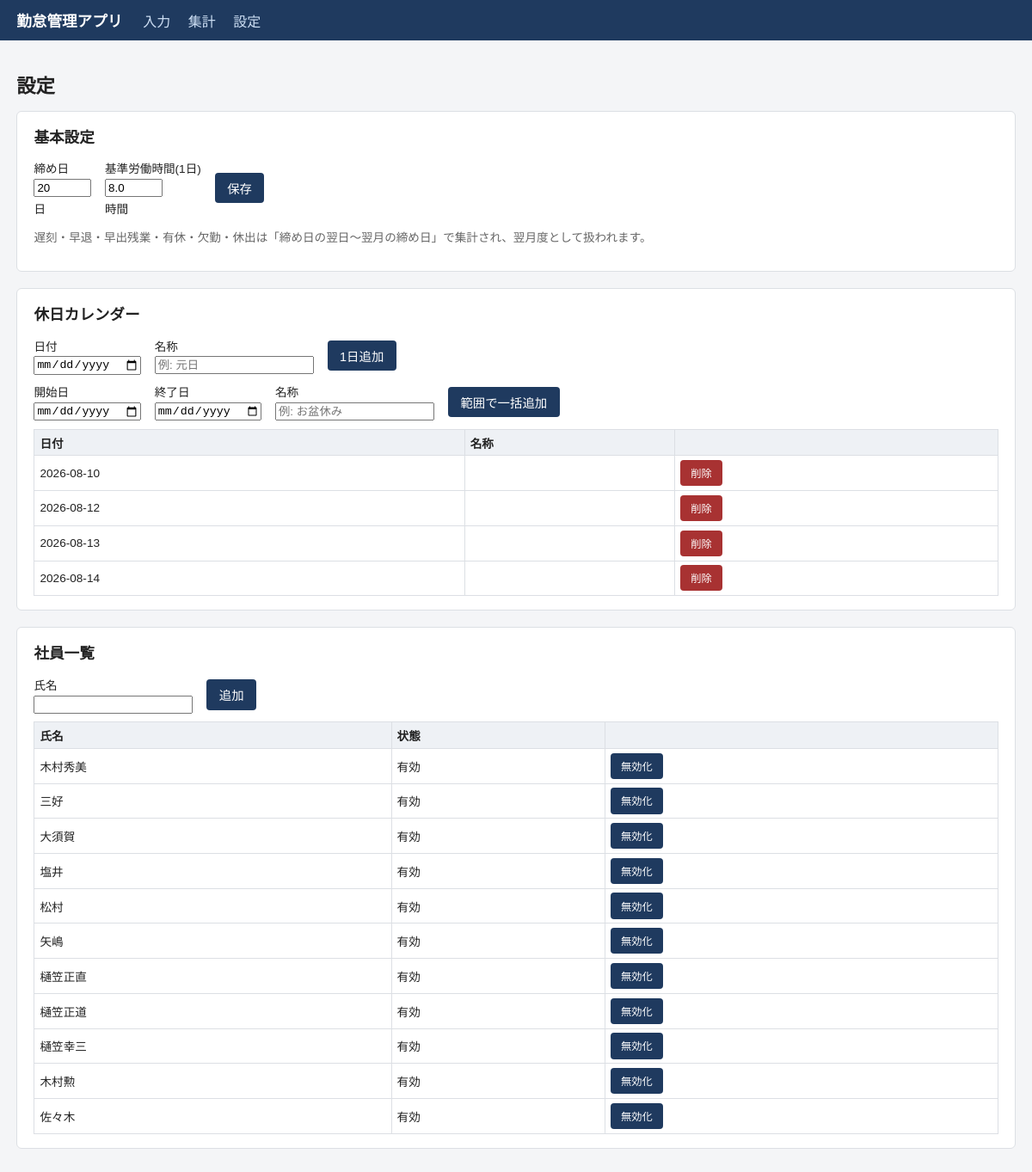
The page /settings on the database its author committed.
### tables this page shows
CREATE TABLE holidays (
                id INTEGER PRIMARY KEY AUTOINCREMENT,
                date TEXT NOT NULL UNIQUE,
                name TEXT NOT NULL DEFAULT ''
            );

CREATE TABLE employees (
                id INTEGER PRIMARY KEY AUTOINCREMENT,
                name TEXT NOT NULL UNIQUE,
                sort_order INTEGER NOT NULL,
                active INTEGER NOT NULL DEFAULT 1
            );

### app.py (the view)
@app.route("/settings")
def settings():
    employees = db.list_employees(active_only=False)
    holidays = db.list_holidays()
    closing_day = db.get_closing_day()
    standard_hours = db.get_standard_daily_hours()
    return render_template(
        "settings.html", employees=employees, holidays=holidays,
        closing_day=closing_day, standard_hours=standard_hours,
    )

### app.py (called while the page is built)
@app.before_request
def _ensure_db():
    db.init_db()

### db.py (called while the page is built)
@contextmanager
def get_conn():
    conn = sqlite3.connect(DB_PATH)
    conn.row_factory = sqlite3.Row
    conn.execute("PRAGMA foreign_keys = ON")
    try:
        yield conn
        conn.commit()
    finally:
        conn.close()

def get_setting(key, default=None):
    with get_conn() as conn:
        row = conn.execute("SELECT value FROM settings WHERE key = ?", (key,)).fetchone()
        return row["value"] if row else default

def get_closing_day():
    return int(get_setting("closing_day", "20"))

def get_standard_daily_hours():
    return float(get_setting("standard_daily_hours", "8"))

def list_employees(active_only=True):
    with get_conn() as conn:
        q = "SELECT * FROM employees"
        if active_only:
            q += " WHERE active = 1"
        q += " ORDER BY sort_order, id"
        return [dict(r) for r in conn.execute(q).fetchall()]

def list_holidays(year=None, month=None):
    with get_conn() as conn:
        if year and month:
            prefix = f"{year:04d}-{month:02d}-"
            rows = conn.execute(
                "SELECT * FROM holidays WHERE date LIKE ? ORDER BY date", (prefix + "%",)
            ).fetchall()
        else:
            rows = conn.execute("SELECT * FROM holidays ORDER BY date").fetchall()
        return [dict(r) for r in rows]

### templates/settings.html (shortened to what this page needs)
{% extends "base.html" %}
{% block content %}
<h1>設定</h1>
<section class="card">
  <h2>基本設定</h2>
  <form method="post" action="{{ url_for('settings_general') }}" class="form-inline">
    <label>締め日
      <input type="number" name="closing_day" min="1" max="31" value="{{ closing_day }}" style="width:5em">日
    </label>
    <label>基準労働時間(1日)
      <input type="number" name="standard_daily_hours" min="1" step="0.5" value="{{ standard_hours }}" style="width:5em">時間
    </label>
    <button type="submit">保存</button>
  </form>
  <p class="hint">遅刻・早退・早出残業・有休・欠勤・休出は「締め日の翌日〜翌月の締め日」で集計され、翌月度として扱われます。</p>
</section>
<section class="card">
  <h2>休日カレンダー</h2>
  <form method="post" action="{{ url_for('settings_holidays_add') }}" class="form-inline">
    <label>日付 <input type="date" name="date" required></label>
    <label>名称 <input type="text" name="name" placeholder="例: 元日"></label>
    <button type="submit">1日追加</button>
  </form>
  <form method="post" action="{{ url_for('settings_holidays_add_range') }}" class="form-inline">
    <label>開始日 <input type="date" name="start_date" required></label>
    <label>終了日 <input type="date" name="end_date" required></label>
    <label>名称 <input type="text" name="range_name" placeholder="例: お盆休み"></label>
    <button type="submit">範囲で一括追加</button>
  </form>
  <table class="settings-table">
    <thead><tr><th>日付</th><th>名称</th><th></th></tr></thead>
    <tbody>
      {% for h in holidays %}
      <tr>
        <td>{{ h.date }}</td>
        <td>{{ h.name }}</td>
        <td>
          <form method="post" action="{{ url_for('settings_holidays_delete', holiday_id=h.id) }}" onsubmit="return confirm('削除しますか?');">
            <button type="submit" class="btn-danger">削除</button>
          </form>
        </td>
      </tr>
      {% else %}
      <tr><td colspan="3">登録されている休日はありません</td></tr>
      {% endfor %}
    </tbody>
  </table>
</section>
<section class="card">
  <h2>社員一覧</h2>
  <form method="post" action="{{ url_for('settings_employees_add') }}" class="form-inline">
    <label>氏名 <input type="text" name="name" required></label>
    <button type="submit">追加</button>
  </form>
  <table class="settings-table">
    <thead><tr><th>氏名</th><th>状態</th><th></th></tr></thead>
    <tbody>
      {% for e in employees %}
      <tr>
        <td>{{ e.name }}</td>
        <td>{{ '有効' if e.active else '無効' }}</td>
        <td>
          <form method="post" action="{{ url_for('settings_employees_toggle', employee_id=e.id) }}">
            <button type="submit">{{ '無効化' if e.active else '有効化' }}</button>
          </form>
        </td>
      </tr>
      {% endfor %}
    </tbody>
  </table>
</section>
{% endblock %}

### static/style.css (style rules this page uses)
* { box-sizing: border-box; }
body { font-family: "Yu Gothic UI", "Meiryo", sans-serif; margin: 0; background: #f4f5f7; color: #222; }
h1 { font-size: 1.4em; }
h2 { font-size: 1.1em; margin-top: 0; }
.card { background: #fff; border: 1px solid #dcdfe4; border-radius: 6px; padding: 1em 1.2em; margin-bottom: 1.2em; }
.form-inline { display: flex; flex-wrap: wrap; gap: 1em; align-items: center; margin-bottom: 0.6em; }
.form-inline label { display: flex; flex-direction: column; font-size: 0.85em; gap: 0.2em; }
button, .btn { background: #1f3a5f; color: #fff; border: none; border-radius: 4px; padding: 0.5em 1em; cursor: pointer; text-decoration: none; font-size: 0.9em; display: inline-block; }
.btn-danger { background: #a83232; }
.hint { font-size: 0.85em; color: #666; }
table { border-collapse: collapse; width: 100%; background: #fff; }
th, td { border: 1px solid #dcdfe4; padding: 0.35em 0.45em; font-size: 0.85em; text-align: center; }
th { background: #eef1f5; position: sticky; top: 0; }
.settings-table th, .settings-table td { text-align: left; }

### rows shown on the page
holidays: date "2026-08-10"
holidays: date "2026-08-12"
holidays: date "2026-08-13"
holidays: date "2026-08-14"
employees: name "木村秀美", active "有効", active "無効化"
employees: name "三好", active "有効", active "無効化"
employees: name "大須賀", active "有効", active "無効化"
employees: name "塩井", active "有効", active "無効化"
employees: name "松村", active "有効", active "無効化"
employees: name "矢嶋", active "有効", active "無効化"
employees: name "樋笠正直", active "有効", active "無効化"
employees: name "樋笠正道", active "有効", active "無効化"
employees: name "樋笠幸三", active "有効", active "無効化"
employees: name "木村勲", active "有効", active "無効化"
employees: name "佐々木", active "有効", active "無効化"
